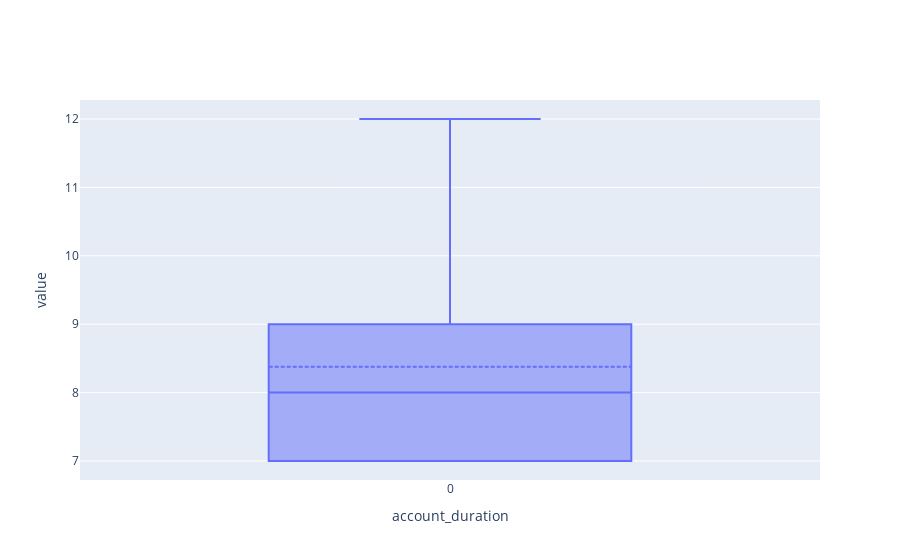

The notebook cell this image was saved under:
### Markdown cell above
- The client's age ranges between 18 and 100 years old
- 75% of the clients is at least 44 years old

### Code cell
df_pd['account_duration'].plot.box()

### Figure 1 — Plotly figure (JSON) as saved in the notebook; plotly's stock layout.template omitted (floating-point values rounded to 4 significant figures)
{"data": [{"boxpoints": "suspectedoutliers", "lowerfence": [7], "mean": [8.38], "median": [8], "name": "account_duration", "notched": false, "q1": [7], "q3": [9], "type": "box", "upperfence": [12]}], "layout": {"xaxis": {"title": {"text": "account_duration"}}, "yaxis": {"title": {"text": "value"}}}}
